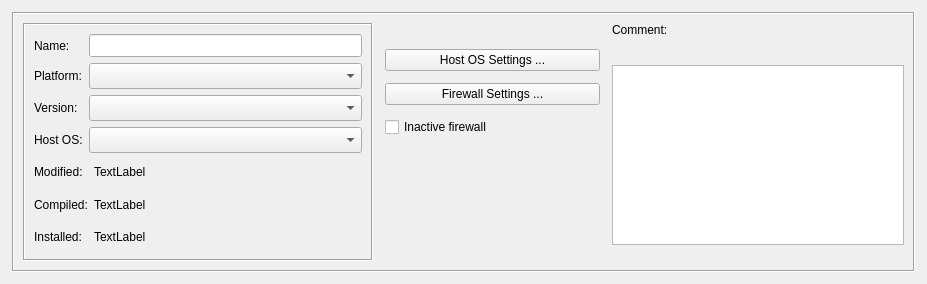
<ui version="4.0" >
 <class>FirewallDialog_q</class>
 <widget class="QWidget" name="FirewallDialog_q" >
  <property name="enabled" >
   <bool>true</bool>
  </property>
  <property name="geometry" >
   <rect>
    <x>0</x>
    <y>0</y>
    <width>927</width>
    <height>284</height>
   </rect>
  </property>
  <property name="sizePolicy" >
   <sizepolicy vsizetype="MinimumExpanding" hsizetype="Preferred" >
    <horstretch>0</horstretch>
    <verstretch>0</verstretch>
   </sizepolicy>
  </property>
  <property name="windowTitle" >
   <string>Firewall</string>
  </property>
  <layout class="QGridLayout" name="gridLayout_2" >
   <property name="margin" >
    <number>12</number>
   </property>
   <item row="0" column="0" >
    <widget class="QFrame" name="frame20" >
     <property name="frameShape" >
      <enum>QFrame::Box</enum>
     </property>
     <property name="frameShadow" >
      <enum>QFrame::Sunken</enum>
     </property>
     <layout class="QGridLayout" name="gridLayout" >
      <property name="spacing" >
       <number>12</number>
      </property>
      <item rowspan="5" row="0" column="0" >
       <widget class="QFrame" name="frame7_2" >
        <property name="sizePolicy" >
         <sizepolicy vsizetype="Preferred" hsizetype="Fixed" >
          <horstretch>0</horstretch>
          <verstretch>0</verstretch>
         </sizepolicy>
        </property>
        <property name="minimumSize" >
         <size>
          <width>350</width>
          <height>0</height>
         </size>
        </property>
        <property name="maximumSize" >
         <size>
          <width>350</width>
          <height>16777215</height>
         </size>
        </property>
        <property name="frameShape" >
         <enum>QFrame::Box</enum>
        </property>
        <property name="frameShadow" >
         <enum>QFrame::Sunken</enum>
        </property>
        <layout class="QGridLayout" name="gridLayout_4" >
         <item row="0" column="0" >
          <layout class="QGridLayout" >
           <item row="0" column="0" >
            <widget class="QLabel" name="textLabel1_4_2" >
             <property name="sizePolicy" >
              <sizepolicy vsizetype="Preferred" hsizetype="Minimum" >
               <horstretch>0</horstretch>
               <verstretch>0</verstretch>
              </sizepolicy>
             </property>
             <property name="maximumSize" >
              <size>
               <width>32767</width>
               <height>32767</height>
              </size>
             </property>
             <property name="text" >
              <string>Name:</string>
             </property>
             <property name="wordWrap" >
              <bool>false</bool>
             </property>
            </widget>
           </item>
           <item row="0" column="1" >
            <widget class="QLineEdit" name="obj_name" >
             <property name="sizePolicy" >
              <sizepolicy vsizetype="Fixed" hsizetype="Preferred" >
               <horstretch>1</horstretch>
               <verstretch>0</verstretch>
              </sizepolicy>
             </property>
             <property name="minimumSize" >
              <size>
               <width>200</width>
               <height>23</height>
              </size>
             </property>
            </widget>
           </item>
           <item row="2" column="0" >
            <widget class="QLabel" name="textLabel1_3_2_2" >
             <property name="sizePolicy" >
              <sizepolicy vsizetype="Preferred" hsizetype="Minimum" >
               <horstretch>0</horstretch>
               <verstretch>0</verstretch>
              </sizepolicy>
             </property>
             <property name="maximumSize" >
              <size>
               <width>32767</width>
               <height>32767</height>
              </size>
             </property>
             <property name="text" >
              <string>Platform:</string>
             </property>
             <property name="wordWrap" >
              <bool>false</bool>
             </property>
            </widget>
           </item>
           <item row="2" column="1" >
            <widget class="QComboBox" name="platform" >
             <property name="sizePolicy" >
              <sizepolicy vsizetype="Fixed" hsizetype="Minimum" >
               <horstretch>0</horstretch>
               <verstretch>0</verstretch>
              </sizepolicy>
             </property>
             <property name="minimumSize" >
              <size>
               <width>0</width>
               <height>26</height>
              </size>
             </property>
            </widget>
           </item>
           <item row="3" column="0" >
            <widget class="QLabel" name="textLabel7_2_2" >
             <property name="sizePolicy" >
              <sizepolicy vsizetype="Preferred" hsizetype="Minimum" >
               <horstretch>0</horstretch>
               <verstretch>0</verstretch>
              </sizepolicy>
             </property>
             <property name="maximumSize" >
              <size>
               <width>32767</width>
               <height>32767</height>
              </size>
             </property>
             <property name="text" >
              <string>Version:</string>
             </property>
             <property name="wordWrap" >
              <bool>false</bool>
             </property>
            </widget>
           </item>
           <item row="3" column="1" >
            <widget class="QComboBox" name="version" >
             <property name="sizePolicy" >
              <sizepolicy vsizetype="Fixed" hsizetype="Minimum" >
               <horstretch>0</horstretch>
               <verstretch>0</verstretch>
              </sizepolicy>
             </property>
             <property name="minimumSize" >
              <size>
               <width>0</width>
               <height>26</height>
              </size>
             </property>
            </widget>
           </item>
           <item row="4" column="0" >
            <widget class="QLabel" name="textLabel2_3_2_2" >
             <property name="sizePolicy" >
              <sizepolicy vsizetype="Preferred" hsizetype="Minimum" >
               <horstretch>0</horstretch>
               <verstretch>0</verstretch>
              </sizepolicy>
             </property>
             <property name="maximumSize" >
              <size>
               <width>32767</width>
               <height>32767</height>
              </size>
             </property>
             <property name="text" >
              <string>Host OS:</string>
             </property>
             <property name="wordWrap" >
              <bool>false</bool>
             </property>
            </widget>
           </item>
           <item row="4" column="1" >
            <widget class="QComboBox" name="hostOS" >
             <property name="sizePolicy" >
              <sizepolicy vsizetype="Fixed" hsizetype="Minimum" >
               <horstretch>0</horstretch>
               <verstretch>0</verstretch>
              </sizepolicy>
             </property>
             <property name="minimumSize" >
              <size>
               <width>0</width>
               <height>26</height>
              </size>
             </property>
            </widget>
           </item>
          </layout>
         </item>
         <item row="1" column="0" >
          <layout class="QGridLayout" name="gridLayout_3" >
           <item row="0" column="0" >
            <widget class="QLabel" name="label" >
             <property name="sizePolicy" >
              <sizepolicy vsizetype="Preferred" hsizetype="Minimum" >
               <horstretch>0</horstretch>
               <verstretch>0</verstretch>
              </sizepolicy>
             </property>
             <property name="text" >
              <string>Modified:</string>
             </property>
            </widget>
           </item>
           <item row="0" column="1" >
            <widget class="QLabel" name="last_modified" >
             <property name="sizePolicy" >
              <sizepolicy vsizetype="Preferred" hsizetype="Expanding" >
               <horstretch>0</horstretch>
               <verstretch>0</verstretch>
              </sizepolicy>
             </property>
             <property name="text" >
              <string>TextLabel</string>
             </property>
            </widget>
           </item>
           <item row="1" column="0" >
            <widget class="QLabel" name="label_2" >
             <property name="sizePolicy" >
              <sizepolicy vsizetype="Preferred" hsizetype="Minimum" >
               <horstretch>0</horstretch>
               <verstretch>0</verstretch>
              </sizepolicy>
             </property>
             <property name="text" >
              <string>Compiled:</string>
             </property>
            </widget>
           </item>
           <item row="1" column="1" >
            <widget class="QLabel" name="last_compiled" >
             <property name="sizePolicy" >
              <sizepolicy vsizetype="Preferred" hsizetype="Expanding" >
               <horstretch>0</horstretch>
               <verstretch>0</verstretch>
              </sizepolicy>
             </property>
             <property name="text" >
              <string>TextLabel</string>
             </property>
            </widget>
           </item>
           <item row="2" column="0" >
            <widget class="QLabel" name="label_3" >
             <property name="sizePolicy" >
              <sizepolicy vsizetype="Preferred" hsizetype="Minimum" >
               <horstretch>0</horstretch>
               <verstretch>0</verstretch>
              </sizepolicy>
             </property>
             <property name="text" >
              <string>Installed:</string>
             </property>
            </widget>
           </item>
           <item row="2" column="1" >
            <widget class="QLabel" name="last_installed" >
             <property name="sizePolicy" >
              <sizepolicy vsizetype="Preferred" hsizetype="Expanding" >
               <horstretch>0</horstretch>
               <verstretch>0</verstretch>
              </sizepolicy>
             </property>
             <property name="text" >
              <string>TextLabel</string>
             </property>
            </widget>
           </item>
          </layout>
         </item>
        </layout>
       </widget>
      </item>
      <item row="1" column="1" >
       <widget class="QPushButton" name="osAdvanced" >
        <property name="sizePolicy" >
         <sizepolicy vsizetype="Minimum" hsizetype="Fixed" >
          <horstretch>0</horstretch>
          <verstretch>0</verstretch>
         </sizepolicy>
        </property>
        <property name="minimumSize" >
         <size>
          <width>200</width>
          <height>0</height>
         </size>
        </property>
        <property name="maximumSize" >
         <size>
          <width>32767</width>
          <height>32767</height>
         </size>
        </property>
        <property name="text" >
         <string>Host OS Settings ...</string>
        </property>
       </widget>
      </item>
      <item row="0" column="2" >
       <widget class="QLabel" name="textLabel2" >
        <property name="sizePolicy" >
         <sizepolicy vsizetype="Fixed" hsizetype="Preferred" >
          <horstretch>0</horstretch>
          <verstretch>0</verstretch>
         </sizepolicy>
        </property>
        <property name="text" >
         <string>Comment:</string>
        </property>
        <property name="wordWrap" >
         <bool>false</bool>
        </property>
       </widget>
      </item>
      <item rowspan="4" row="1" column="2" >
       <widget class="QTextEdit" name="comment" >
        <property name="sizePolicy" >
         <sizepolicy vsizetype="Expanding" hsizetype="Expanding" >
          <horstretch>0</horstretch>
          <verstretch>0</verstretch>
         </sizepolicy>
        </property>
        <property name="minimumSize" >
         <size>
          <width>200</width>
          <height>0</height>
         </size>
        </property>
        <property name="maximumSize" >
         <size>
          <width>16777215</width>
          <height>180</height>
         </size>
        </property>
        <property name="tabChangesFocus" >
         <bool>true</bool>
        </property>
       </widget>
      </item>
      <item row="2" column="1" >
       <widget class="QPushButton" name="fwAdvanced" >
        <property name="sizePolicy" >
         <sizepolicy vsizetype="Minimum" hsizetype="Fixed" >
          <horstretch>0</horstretch>
          <verstretch>0</verstretch>
         </sizepolicy>
        </property>
        <property name="minimumSize" >
         <size>
          <width>200</width>
          <height>0</height>
         </size>
        </property>
        <property name="maximumSize" >
         <size>
          <width>32767</width>
          <height>32767</height>
         </size>
        </property>
        <property name="text" >
         <string>Firewall Settings ...</string>
        </property>
       </widget>
      </item>
      <item row="3" column="1" >
       <widget class="QCheckBox" name="inactive" >
        <property name="sizePolicy" >
         <sizepolicy vsizetype="Fixed" hsizetype="Fixed" >
          <horstretch>0</horstretch>
          <verstretch>0</verstretch>
         </sizepolicy>
        </property>
        <property name="minimumSize" >
         <size>
          <width>215</width>
          <height>0</height>
         </size>
        </property>
        <property name="maximumSize" >
         <size>
          <width>215</width>
          <height>16777215</height>
         </size>
        </property>
        <property name="toolTip" >
         <string>Skip this firewall for batch compile and install operations</string>
        </property>
        <property name="text" >
         <string>Inactive firewall</string>
        </property>
       </widget>
      </item>
      <item row="4" column="1" >
       <spacer>
        <property name="orientation" >
         <enum>Qt::Vertical</enum>
        </property>
        <property name="sizeType" >
         <enum>QSizePolicy::MinimumExpanding</enum>
        </property>
        <property name="sizeHint" stdset="0" >
         <size>
          <width>203</width>
          <height>67</height>
         </size>
        </property>
       </spacer>
      </item>
     </layout>
    </widget>
   </item>
  </layout>
 </widget>
 <tabstops>
  <tabstop>obj_name</tabstop>
  <tabstop>platform</tabstop>
  <tabstop>version</tabstop>
  <tabstop>hostOS</tabstop>
  <tabstop>osAdvanced</tabstop>
  <tabstop>fwAdvanced</tabstop>
  <tabstop>inactive</tabstop>
  <tabstop>comment</tabstop>
 </tabstops>
 <resources>
  <include location="MainRes.qrc" />
 </resources>
 <connections>
  <connection>
   <sender>fwAdvanced</sender>
   <signal>clicked()</signal>
   <receiver>FirewallDialog_q</receiver>
   <slot>openFWDialog()</slot>
   <hints>
    <hint type="sourcelabel" >
     <x>20</x>
     <y>20</y>
    </hint>
    <hint type="destinationlabel" >
     <x>20</x>
     <y>20</y>
    </hint>
   </hints>
  </connection>
  <connection>
   <sender>osAdvanced</sender>
   <signal>clicked()</signal>
   <receiver>FirewallDialog_q</receiver>
   <slot>openOSDialog()</slot>
   <hints>
    <hint type="sourcelabel" >
     <x>20</x>
     <y>20</y>
    </hint>
    <hint type="destinationlabel" >
     <x>20</x>
     <y>20</y>
    </hint>
   </hints>
  </connection>
  <connection>
   <sender>inactive</sender>
   <signal>toggled(bool)</signal>
   <receiver>FirewallDialog_q</receiver>
   <slot>changed()</slot>
   <hints>
    <hint type="sourcelabel" >
     <x>20</x>
     <y>20</y>
    </hint>
    <hint type="destinationlabel" >
     <x>20</x>
     <y>20</y>
    </hint>
   </hints>
  </connection>
  <connection>
   <sender>comment</sender>
   <signal>textChanged()</signal>
   <receiver>FirewallDialog_q</receiver>
   <slot>changed()</slot>
   <hints>
    <hint type="sourcelabel" >
     <x>20</x>
     <y>20</y>
    </hint>
    <hint type="destinationlabel" >
     <x>20</x>
     <y>20</y>
    </hint>
   </hints>
  </connection>
  <connection>
   <sender>obj_name</sender>
   <signal>textChanged(QString)</signal>
   <receiver>FirewallDialog_q</receiver>
   <slot>changed()</slot>
   <hints>
    <hint type="sourcelabel" >
     <x>20</x>
     <y>20</y>
    </hint>
    <hint type="destinationlabel" >
     <x>20</x>
     <y>20</y>
    </hint>
   </hints>
  </connection>
  <connection>
   <sender>platform</sender>
   <signal>activated(int)</signal>
   <receiver>FirewallDialog_q</receiver>
   <slot>platformChanged()</slot>
   <hints>
    <hint type="sourcelabel" >
     <x>20</x>
     <y>20</y>
    </hint>
    <hint type="destinationlabel" >
     <x>20</x>
     <y>20</y>
    </hint>
   </hints>
  </connection>
  <connection>
   <sender>version</sender>
   <signal>activated(int)</signal>
   <receiver>FirewallDialog_q</receiver>
   <slot>changed()</slot>
   <hints>
    <hint type="sourcelabel" >
     <x>20</x>
     <y>20</y>
    </hint>
    <hint type="destinationlabel" >
     <x>20</x>
     <y>20</y>
    </hint>
   </hints>
  </connection>
  <connection>
   <sender>hostOS</sender>
   <signal>activated(int)</signal>
   <receiver>FirewallDialog_q</receiver>
   <slot>hostOSChanged()</slot>
   <hints>
    <hint type="sourcelabel" >
     <x>20</x>
     <y>20</y>
    </hint>
    <hint type="destinationlabel" >
     <x>20</x>
     <y>20</y>
    </hint>
   </hints>
  </connection>
 </connections>
 <slots>
  <slot>platformChanged()</slot>
  <slot>hostOSChanged()</slot>
  <slot>changed()</slot>
 </slots>
</ui>
